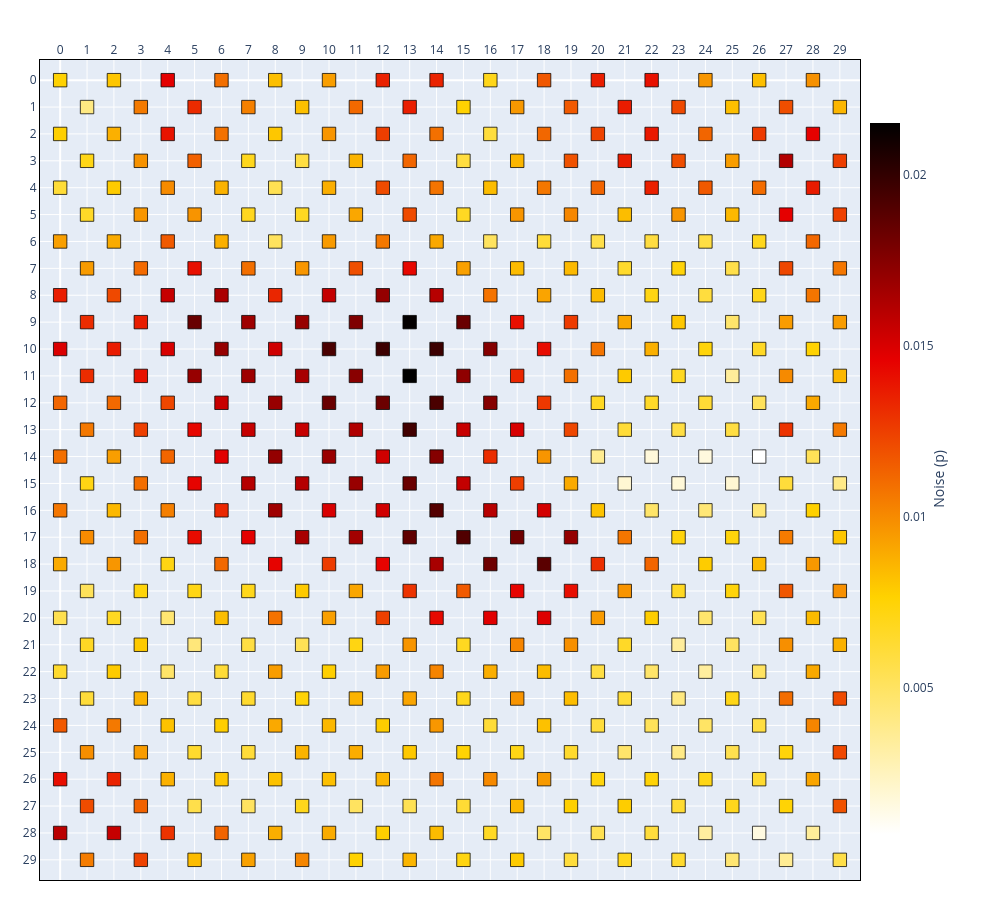

Notebook code for this chart:
### Markdown cell above
### Spatially correlated noise

The samplers above draw each qubit independently, which is convenient but unphysical:
real fabrication variation is *correlated* in space. `generate_derived_contour_noise`
constructs such a field — neighboring qubits take on similar error rates, yielding smooth
gradients and hot spots. The `slope` parameter controls the spatial scale of the
correlation. On a larger chip the contour structure is readily apparent in the heatmap.

### Code cell
chip_contour = Chip(15, 15)
chip_contour.generate_derived_contour_noise(mean=0.010, deviation=0.004, seed=7, slope=5)
print("noise model :", chip_contour.summary()["noise_model"])
chip_contour.show(style=noise_heatmap_style(chip_contour))
